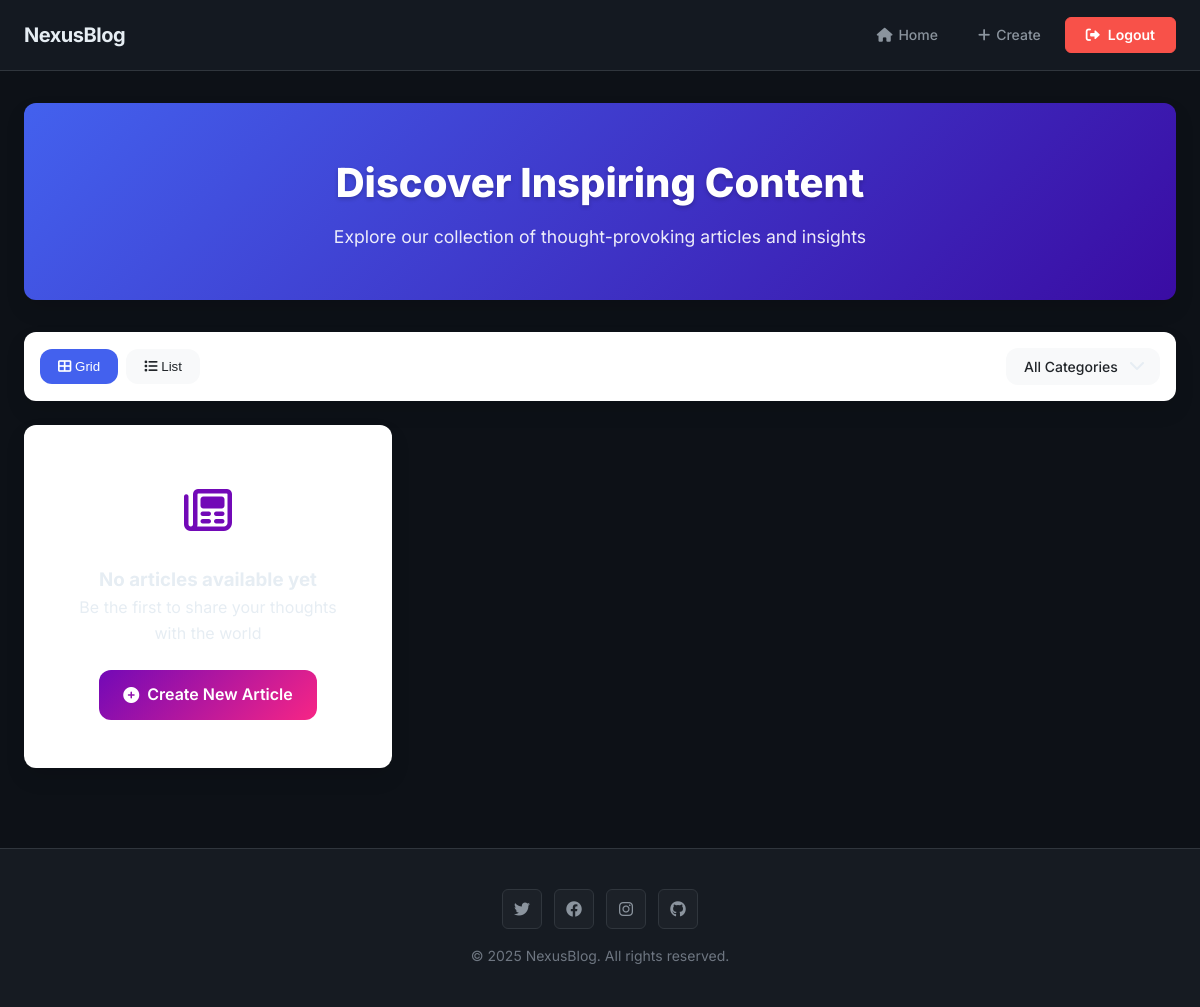
Page / (signed in) on the earlier database version.
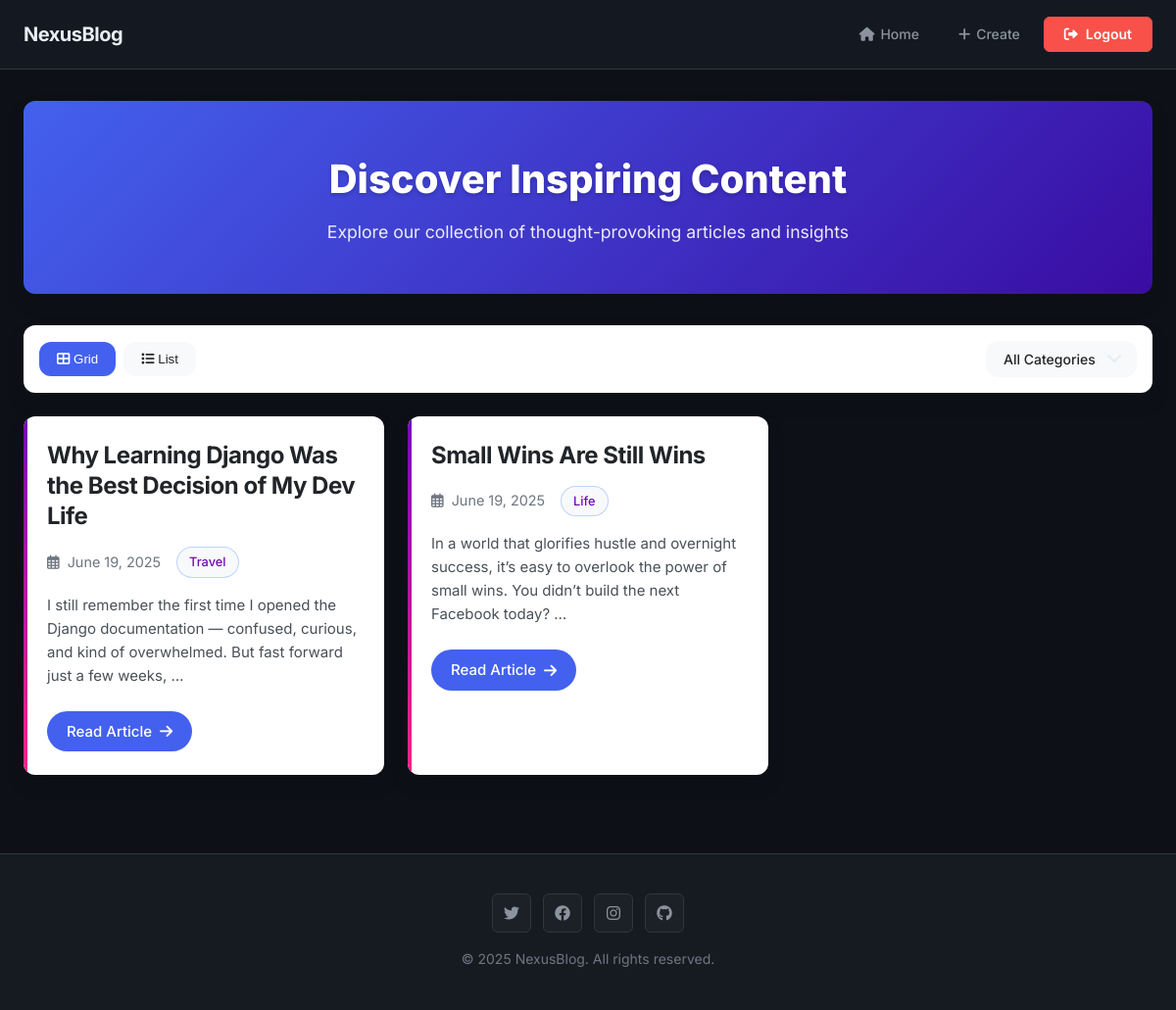
Same page on the later database version.
### blog/models.py (models this page shows, shortened)
class Post(models.Model):
    title = models.CharField(max_length=200)
    content = models.TextField()
    created_at = models.DateTimeField(auto_now_add=True)
    category = models.ForeignKey(Category, on_delete=models.CASCADE, null=True, blank=True)
    user = models.ForeignKey(User, on_delete=models.CASCADE,default=1)

class Category(models.Model):
    name = models.CharField(max_length=100)
    def __str__(self):
        return self.name

### blog/views.py (the view)
# urls.py: path('',postListView.as_view(),name='post_list'),
@method_decorator(never_cache, name='dispatch')
class postListView(LoginRequiredMixin,ListView):
    login_url = 'login'
    model =Post
    template_name ='post_list.html'
    context_object_name='posts'
    paginate_by = 5
    def get_queryset(self):
        queryset = super().get_queryset()
        category = self.request.GET.get('category')
        if category:
            queryset = queryset.filter(category__name=category)
        return queryset
    def get_context_data(self, **kwargs):
        context = super().get_context_data(**kwargs)
        context['categories'] = Category.objects.all()
        context['selected_category'] = self.request.GET.get('category', '')
        return context

### templates/post_list.html (shortened to what this page needs)
{% extends 'base.html' %}
{% block content %}
<div class="blog-header">
  <h1>Discover Inspiring Content</h1>
  <p>Explore our collection of thought-provoking articles and insights</p>
</div>
<div class="filter-bar">
  <div class="view-options">
    <button class="view-btn active" data-view="grid">
      <i class="fas fa-th-large"></i> Grid
    </button>
    <button class="view-btn" data-view="list">
      <i class="fas fa-list"></i> List
    </button>
  </div>
  {% if categories %}
<div class="filter-dropdown">
  <form method="get" id="filterForm">
    <select name="category" id="categoryFilter" onchange="document.getElementById('filterForm').submit();">
      <option value="">All Categories</option>
    </select>
  </form>
</div>
{% endif %}
</div>
<div class="posts-container posts-grid" id="postsContainer">
  {% for post in posts %}
  <article class="post-card" data-category="{{ post.category|default:'' }}">
    <div class="card-highlight"></div>
    <div class="card-content">
      <h2 class="card-title">
        <a href="{% url 'post_detail' post.pk %}">{{ post.title }}</a>
      </h2>
      <div class="card-meta">
        <span><i class="far fa-calendar-alt"></i> {{ post.created_at|date:"F j, Y" }}</span>
        {% if post.category %}
        <span class="category-badge">{{ post.category }}</span>
        {% endif %}
      </div>
      <div class="card-excerpt">
        {{ post.content|truncatewords:25 }}
      </div>
      <a href="{% url 'post_detail' post.pk %}" class="read-more">
        Read Article <i class="fas fa-arrow-right"></i>
      </a>
    </div>
  </article>
  {% empty %}
  <div class="empty-state">
    <div class="empty-icon">
      <i class="far fa-newspaper"></i>
    </div>
    <h3>No articles available yet</h3>
    <p>Be the first to share your thoughts with the world</p>
    <a href="{% url 'post_new' %}" class="create-post-btn">
      <i class="fas fa-plus-circle"></i> Create New Article
    </a>
  </div>
  {% endfor %}
</div>
{% endblock %}

Differences in the rows shown:
added Post: title "Why Learning Django Was the Best Decision of My Dev Life", created_at "June 19, 2025", category "Travel", content "I still remember the first time I opened the Django documentation — confused, curious, and kind of overwhelmed. But fast forward just a few weeks, …"
added Post: title "Small Wins Are Still Wins", created_at "June 19, 2025", category "Life", content "In a world that glorifies hustle and overnight success, it’s easy to overlook the power of small wins. You didn’t build the next Facebook today? …"
Other differences:
text no longer shown: "Create New Article"
